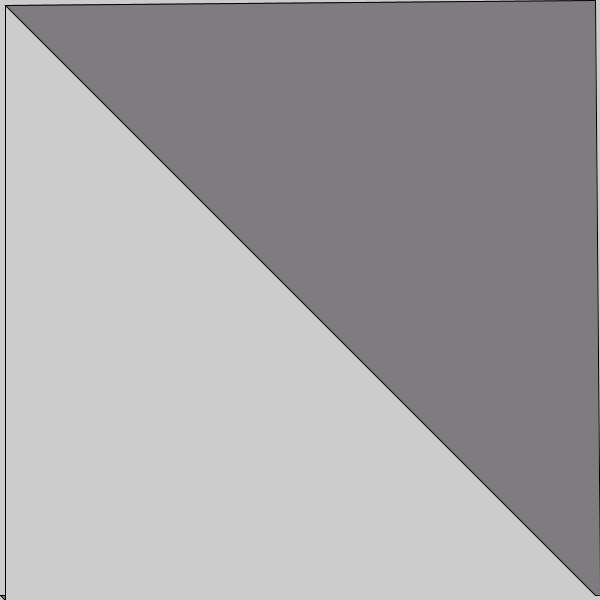
Frame 1 (no input)
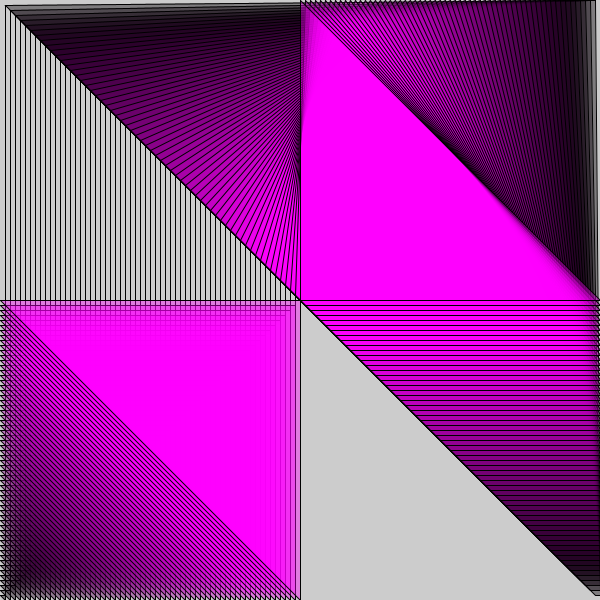
Frame 60 (the mouse pressed at the canvas centre just before this capture)
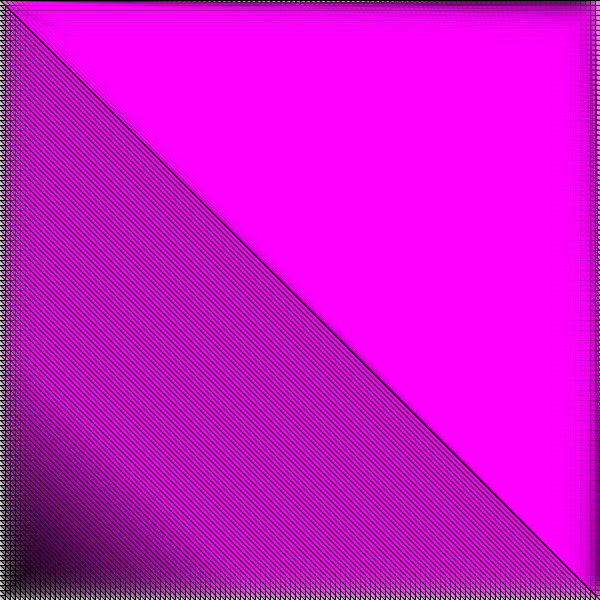
Frame 120 (the mouse held since frame 60 and released just before this capture)

The Processing sketch that drew these frames (run headless with seeded random() and noise(); from frame 60 on, the mouse is pressed at the canvas centre):

// Processing sketch: processing_144960
// ── processing_144960.pde

 // Konkuk University
 // Department of Dynamic Media
 // SOS iDesign
 // Name: Eunjin Park
 // ID: 201420079

int x = 0;
int y = 0;
 int xSpeed = 5;
 int ySpeed = 5;
void setup() {
  size(600,600);
  smooth();
}
void draw() {
  //background(255);
   x = x + xSpeed;
   y = y + ySpeed;
  if ((x > width) || (x < 0)) {
    xSpeed = xSpeed * -1;
  }
    if ((y > height) || (y < 0)) {
    ySpeed = ySpeed * -1;
  }
  stroke(0);
  fill(x,0,y,100);
  quad(x,y,width-x,0,600,height-y,width-x,width-x);
  fill(y,0,x,100);
  quad(x,600,0,height-y,x,height-y,x,x);
}
